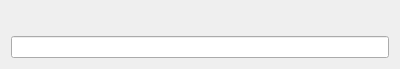
<?xml version="1.0" encoding="UTF-8"?>
<ui version="4.0">
 <class>RenameFile</class>
 <widget class="QWidget" name="RenameFile">
  <property name="geometry">
   <rect>
    <x>0</x>
    <y>0</y>
    <width>400</width>
    <height>69</height>
   </rect>
  </property>
  <layout class="QVBoxLayout" name="verticalLayout">
   <item>
    <widget class="QLabel" name="label">
     <property name="text">
      <string/>
     </property>
     <property name="wordWrap">
      <bool>true</bool>
     </property>
    </widget>
   </item>
   <item>
    <widget class="KLineEdit" name="name"/>
   </item>
  </layout>
 </widget>
 <customwidgets>
  <customwidget>
   <class>KLineEdit</class>
   <extends>QLineEdit</extends>
   <header>klineedit.h</header>
  </customwidget>
 </customwidgets>
 <connections/>
</ui>
